Frame 1 (no input): blank canvas, image omitted
Frame 60 (no input): blank canvas, image omitted
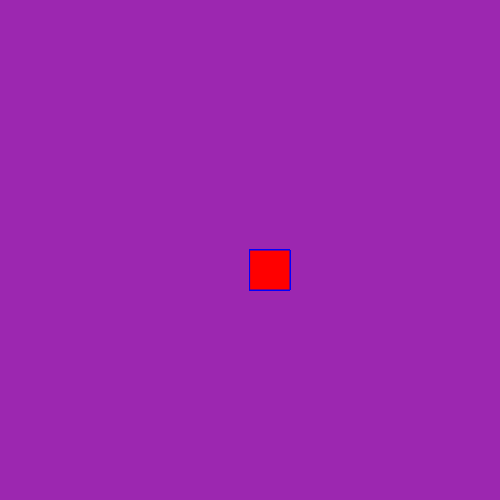
Frame 120 (the mouse pressed at the canvas centre since frame 60)

The p5.js sketch whose frames 1 and 60 were blank and that drew this single picture after the mouse press (run headless with seeded random() and noise() and a simulated clock; from frame 60 on, the mouse is pressed at the canvas centre):

// p5.js sketch
// ── sketch.js
function setup() {
  createCanvas(500,500);
  background("#9C27B0");
}

function draw() {

  stroke("blue");
  fill("red")
  
  if (mouseIsPressed) {
rect(mouseX,mouseY, 40, 40);
   }
}
